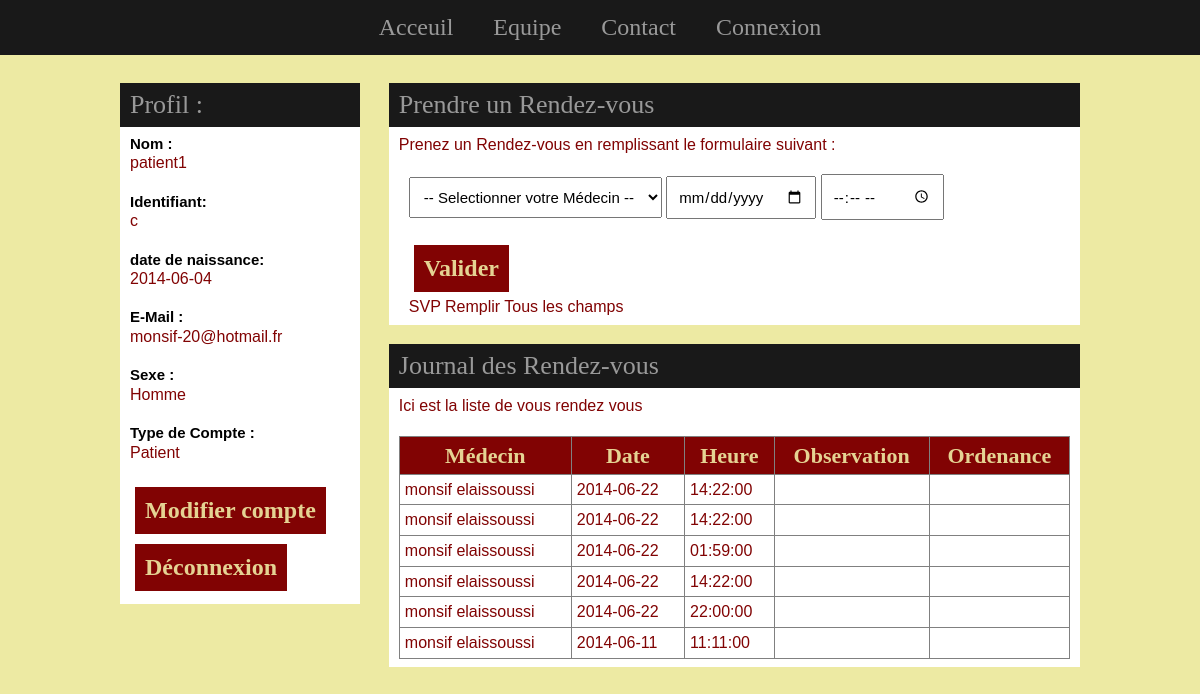
Screenshot of /compte/compte_patient.php?id=4 with the database file from the repository.
### tables this page shows
CREATE TABLE IF NOT EXISTS `user` (
  `id` int(11) NOT NULL AUTO_INCREMENT,
  `nom` varchar(20) NOT NULL,
  `identifiant` varchar(20) NOT NULL,
  `motdepasse` varchar(20) NOT NULL,
  `email` varchar(20) NOT NULL,
  `prenom` varchar(20) NOT NULL,
  `profile` varchar(20) NOT NULL,
  `sexe` varchar(20) NOT NULL,
  `datedenaissance` varchar(20) NOT NULL,
  PRIMARY KEY (`id`)
);

CREATE TABLE IF NOT EXISTS `rendez_vous` (
  `id` int(11) NOT NULL AUTO_INCREMENT,
  `date` date NOT NULL,
  `heure` time NOT NULL,
  `id_patient` int(11) NOT NULL,
  `id_medecin` int(11) NOT NULL,
  `observation` text NOT NULL,
  `ordenance` text NOT NULL,
  PRIMARY KEY (`id`),
  KEY `id_patient` (`id_medecin`),
  KEY `id_patient_2` (`id_patient`)
);

### php/user.php (called while the page is built, shortened)
<?php
function getUser(){
$lire_donnee = mysql_query('SELECT * FROM user WHERE id="'.$_GET['id'].'"');
$resultat = mysql_fetch_array($lire_donnee) or die( "erreur dans le compte ");
return $resultat;
}
function getUserById($id){
$lire_donnee = mysql_query('SELECT * FROM user WHERE id= '.$id.' ');
$resultat = mysql_fetch_array($lire_donnee) or die( "erreur dans le compte ");
return $resultat['nom']." ".$resultat['prenom'];
}
 ?>

### php/rendez_vous.php (called while the page is built, shortened)
<?php
  function getAllRendez(){
			$resultat = mysql_query('SELECT * FROM rendez_vous WHERE id_patient="'.$_GET['id'].'"');
			return $resultat ;
  }
 ?>

### compte/compte_patient.php (the view, shortened to what this page needs)
<!DOCTYPE html PUBLIC "-//W3C//DTD XHTML 1.0 Transitional//EN" "http://www.w3.org/TR/xhtml1/DTD/xhtml1-transitional.dtd">
<html xmlns="http://www.w3.org/1999/xhtml">
<head>
<link href="../boilerplate.css" rel="stylesheet" type="text/css">
<link href="../gird_style/gird_16.css" rel="stylesheet" type="text/css">
<link href="../style/head_style.css" rel="stylesheet" type="text/css">
<link href="../style/content_css.css" rel="stylesheet" type="text/css">
<link href="compte_css/style_compte.css" rel="stylesheet" type="text/css" />
<link href="compte_css/content_gauche.css" rel="stylesheet" type="text/css" />
</head>
<body>
<header>
	<nav>
    	<table  border="0" align="center" cellpadding="0" cellspacing="10">
  <tr>
    <td class="nav_b"><a href="../index.php">Acceuil</a></td>
    <td class="nav_b"><a href="../index.php#equipe">Equipe</a></td>
    <td class="nav_b"><a href="../index.php#contact">Contact</a></td>
    <td class="nav_b"><a href="<?php
                                    if(isset($_SESSION['l'])) { echo "../php/logout.php" ;}
                                    else { echo "login/login.php" ;} ?>">
                                    <?php  if(isset($_SESSION['l'])) { echo "Deconnexion" ;}
                                               else { echo "Connexion" ;} ?>
  </a></td>
  </tr>
</table>
</nav>
</header>
<div id="content_compte">
	<div id="content_compte_gauche">
   	  <div id="profil">
<?php
include '../php/user.php';
$resultat = getUser();
?>
 	<div id="titre_div">
        Profil :
    </div>
 <div id="donnees">
        <a>Nom :</a><br/><?php echo $resultat['nom'];?><br/><br/>
        <a>Identifiant:</a><br/><?php echo $resultat['identifiant'];?><br/><br/>
        <a>date de naissance:</a><br/><?php echo $resultat['datedenaissance'];?><br/><br/>
        <a>E-Mail :</a><br/><?php echo $resultat['email'];?><br/><br/>
        <a>Sexe :</a><br/><?php echo $resultat['sexe'];?><br/><br/>
        <a>Type de Compte :</a><br/><?php echo $resultat['profile'];?><br/><br/>
    <form action="" method="post" name="deconnexion">
         <input class="bouton" name="modification" type="submit" value="Modifier compte"></br>
        <input class="bouton" name="deconnexion" type="submit" value="Déconnexion">
   </form>
</div>
      </div>
  </div>
    <div id="content_compte_droit">
    <div id="titre_div">
        Prendre un Rendez-vous
    </div>
    <div id="donnees">
        Prenez un Rendez-vous en remplissant le formulaire suivant :<br/><br/>
    <div id="rendezvous_form">
     <form action="" method="post" >
      <select name="id_medecin">
			<option value="">-- Selectionner votre Médecin --</option>
    </select>
    <input name="date" type="date" id="date" size="50" placeholder="Date du Rendez-vous">
    <input name="heure" type="time" id="heur" size="50" placeholder="Heur du Rendez-vous"><br/><br/>
    <input class="bouton" name="addrendez-vous" type="submit" value="Valider">
  </form>
  <?php
    include '../php/rendez_vous.php';
   if( isset($_POST['id_medecin'])  and isset($_POST['date'])  and isset($_POST['heure'] ) ){
      addrendez($_POST['id_medecin'] , $_POST['date'] , $_POST['heure']) ;
      header('Location: ../compte/compte_patient.php?id='.$_GET['id'].'');
    }
    else{
      echo 'SVP Remplir Tous les champs';
    }
    ?>
      </div>
 </div>
		<br/>
	<div id="titre_div">Journal des Rendez-vous</div>
    <div id="donnees">Ici est la liste de vous rendez vous<br/><br/>
    <table width="100%" border="1" cellspacing="5" cellpadding="5">
  <tr>
    <th>Médecin</th>
    <th>Date</th>
    <th>Heure</th>
    <th>Observation</th>
    <th>Ordenance</th>
  </tr>
  <?php
   $allrendez_vous = getAllRendez();
  while( $resultat_2 = mysql_fetch_array($allrendez_vous))
	{
  $medecin = getUserById($resultat_2['id_medecin']) ;
  echo '<tr>';
	echo '<td>'.$medecin.'</td>';
	echo '<td>'.$resultat_2['date'].'</td>';
	echo '<td>'.$resultat_2['heure'].'</td>';
	echo '<td>'.$resultat_2['observation'].'</td>';
	echo '<td>'.$resultat_2['ordenance'].'</td>';
	echo'</tr>';
	}
	?>
  </table>
   </div>
  </div>
</div>
</body>
</html>

### boilerplate.css (style rules this page uses)
article, aside, details, figcaption, figure, footer, header, hgroup, nav, section { display: block; }
html { font-size: 100%; overflow-y: scroll; -webkit-text-size-adjust: 100%; -ms-text-size-adjust: 100%; }
body { margin: 0; font-size: 13px; line-height: 1.231; }
body, button, input, select, textarea { font-family: sans-serif; color: #F5FCA0; }
a { color: #00e; }
form { margin: 0; }
button, input, select, textarea { font-size: 100%; margin: 0; vertical-align: baseline; *vertical-align: middle; }
button, input { line-height: normal; *overflow: visible; }
button, input[type="button"], input[type="reset"], input[type="submit"] { cursor: pointer; -webkit-appearance: button; }
table { border-collapse: collapse; border-spacing: 0; }
td { vertical-align: top; }

### style/head_style.css (style rules this page uses)
body { background-color: #EDEAA3; color: #261717; font-size:16px; font: Calibri; }
header { background-color: #191919; height: 55px; width: 100%; }
nav { padding-top:13px; }
.nav_b a { padding-left:20px; padding-right:20px; color: #999; font-family: "Agency FB"; font-size: 24px; font-weight: lighter; text-align:center; }
a:link { text-decoration:none; }

### style/content_css.css (style rules this page uses)
th { background-color:; color:#E5D393; font-family: "Agency FB"; background-color:#810303; font-size:22px; }
.bouton { font-family: "Agency FB"; font-size: 24px; color: #E5D393; margin: 5px; padding: 10px; cursor: pointer; text-align: center; font-weight: bold; background-color:#810303; border:none; }
input,textarea, label,select { padding:10px; color:#000; font-size:15px; font:Calibri; }

### compte/compte_css/style_compte.css (style rules this page uses)
#content_compte { padding-left:10%; padding-right:10%; width:80%; min-height:589px; position:relative; top: 20px; }
#content_compte_gauche { float:left; padding-top:8px; width:25%; }
#content_compte_droit { float:right; width:72%; padding-top:8px; height:100px; }

### compte/compte_css/content_gauche.css (style rules this page uses)
#rendezvous_form { padding-left:10px; }
#titre_div { padding:6px; padding-left:10px; font-family: "Agency FB"; font-size:26px; color: #999; background-color: #191919; cursor:pointer; }
#donnees { padding-top:8px; padding-bottom:8px; padding-left:10px; padding-right:10px; background-color:#FFF; color:#810303; font-size:16px; font:Calibri; }
#donnees a { color:black; font-size:15px; font:Calibri; font-weight:bold; }

### rows the page displays
user: nom "patient1", identifiant "c", datedenaissance "2014-06-04", email "monsif-20@hotmail.fr", sexe "Homme", profile "Patient"
rendez_vous: id_medecin.prenom "monsif elaissoussi", date "2014-06-22", heure "14:22:00"
rendez_vous: id_medecin.prenom "monsif elaissoussi", date "2014-06-22", heure "14:22:00"
rendez_vous: id_medecin.prenom "monsif elaissoussi", date "2014-06-22", heure "01:59:00"
rendez_vous: id_medecin.prenom "monsif elaissoussi", date "2014-06-22", heure "14:22:00"
rendez_vous: id_medecin.prenom "monsif elaissoussi", date "2014-06-22", heure "22:00:00"
rendez_vous: id_medecin.prenom "monsif elaissoussi", date "2014-06-11", heure "11:11:00"
